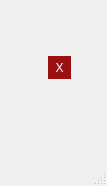
<?xml version="1.0" encoding="UTF-8"?>
<ui version="4.0">
 <class>Form</class>
 <widget class="QDialog" name="Form">
  <property name="windowModality">
   <enum>Qt::ApplicationModal</enum>
  </property>
  <property name="geometry">
   <rect>
    <x>0</x>
    <y>0</y>
    <width>107</width>
    <height>186</height>
   </rect>
  </property>
  <property name="windowTitle">
   <string>Confirm Dialog</string>
  </property>
  <property name="autoFillBackground">
   <bool>true</bool>
  </property>
  <property name="styleSheet">
   <string notr="true"/>
  </property>
  <property name="sizeGripEnabled">
   <bool>true</bool>
  </property>
  <property name="modal">
   <bool>true</bool>
  </property>
  <layout class="QVBoxLayout" name="verticalLayout_2">
   <property name="margin">
    <number>9</number>
   </property>
   <item>
    <widget class="QLabel" name="predefined_style_lbl">
     <property name="sizePolicy">
      <sizepolicy hsizetype="Preferred" vsizetype="Fixed">
       <horstretch>0</horstretch>
       <verstretch>0</verstretch>
      </sizepolicy>
     </property>
     <property name="accessibleName">
      <string/>
     </property>
     <property name="styleSheet">
      <string notr="true"/>
     </property>
     <property name="text">
      <string/>
     </property>
     <property name="alignment">
      <set>Qt::AlignLeading|Qt::AlignLeft|Qt::AlignVCenter</set>
     </property>
     <property name="margin">
      <number>0</number>
     </property>
    </widget>
   </item>
   <item>
    <widget class="QWidget" name="background_wid" native="true">
     <property name="accessibleName">
      <string>background_wid</string>
     </property>
     <property name="autoFillBackground">
      <bool>true</bool>
     </property>
     <property name="styleSheet">
      <string notr="true"/>
     </property>
     <layout class="QHBoxLayout" name="horizontalLayout_3">
      <item>
       <widget class="QWidget" name="main_wid" native="true">
        <property name="sizePolicy">
         <sizepolicy hsizetype="Expanding" vsizetype="Preferred">
          <horstretch>0</horstretch>
          <verstretch>0</verstretch>
         </sizepolicy>
        </property>
        <property name="maximumSize">
         <size>
          <width>16777215</width>
          <height>16777215</height>
         </size>
        </property>
        <property name="accessibleName">
         <string>main_wid</string>
        </property>
        <property name="autoFillBackground">
         <bool>true</bool>
        </property>
        <property name="styleSheet">
         <string notr="true"/>
        </property>
        <layout class="QVBoxLayout" name="verticalLayout_3">
         <property name="spacing">
          <number>9</number>
         </property>
         <property name="topMargin">
          <number>9</number>
         </property>
         <item>
          <widget class="QWidget" name="topbar_hlay" native="true">
           <property name="sizePolicy">
            <sizepolicy hsizetype="Preferred" vsizetype="Fixed">
             <horstretch>0</horstretch>
             <verstretch>0</verstretch>
            </sizepolicy>
           </property>
           <property name="accessibleName">
            <string>topbar_hlay</string>
           </property>
           <property name="styleSheet">
            <string notr="true"/>
           </property>
           <layout class="QHBoxLayout" name="horizontalLayout">
            <item>
             <spacer name="topbar_hspace">
              <property name="orientation">
               <enum>Qt::Horizontal</enum>
              </property>
              <property name="sizeHint" stdset="0">
               <size>
                <width>40</width>
                <height>20</height>
               </size>
              </property>
             </spacer>
            </item>
            <item>
             <widget class="QToolButton" name="close_btn">
              <property name="styleSheet">
               <string notr="true">QToolButton{
	padding:3px;
	background-color:#911;
	color:#fff;
	border: 0 solid;
}
QToolButton::hover{
	background-color:#c44;
	color:#fff;
	border:0 solid;
}</string>
              </property>
              <property name="text">
               <string>X</string>
              </property>
              <property name="iconSize">
               <size>
                <width>24</width>
                <height>24</height>
               </size>
              </property>
              <property name="checkable">
               <bool>false</bool>
              </property>
              <property name="autoRaise">
               <bool>true</bool>
              </property>
              <property name="arrowType">
               <enum>Qt::NoArrow</enum>
              </property>
             </widget>
            </item>
           </layout>
          </widget>
         </item>
         <item>
          <layout class="QVBoxLayout" name="maincontent_vlay">
           <property name="topMargin">
            <number>0</number>
           </property>
           <property name="bottomMargin">
            <number>0</number>
           </property>
           <item>
            <widget class="QLabel" name="message_lbl">
             <property name="sizePolicy">
              <sizepolicy hsizetype="Preferred" vsizetype="Fixed">
               <horstretch>0</horstretch>
               <verstretch>0</verstretch>
              </sizepolicy>
             </property>
             <property name="text">
              <string/>
             </property>
            </widget>
           </item>
           <item>
            <layout class="QVBoxLayout" name="inner_widget_vlay">
             <property name="spacing">
              <number>6</number>
             </property>
            </layout>
           </item>
           <item>
            <layout class="QHBoxLayout" name="actions_vlay">
             <property name="topMargin">
              <number>0</number>
             </property>
             <item>
              <spacer name="hspace">
               <property name="orientation">
                <enum>Qt::Horizontal</enum>
               </property>
               <property name="sizeType">
                <enum>QSizePolicy::Preferred</enum>
               </property>
               <property name="sizeHint" stdset="0">
                <size>
                 <width>0</width>
                 <height>20</height>
                </size>
               </property>
              </spacer>
             </item>
            </layout>
           </item>
          </layout>
         </item>
        </layout>
       </widget>
      </item>
     </layout>
    </widget>
   </item>
  </layout>
 </widget>
 <resources/>
 <connections/>
</ui>
